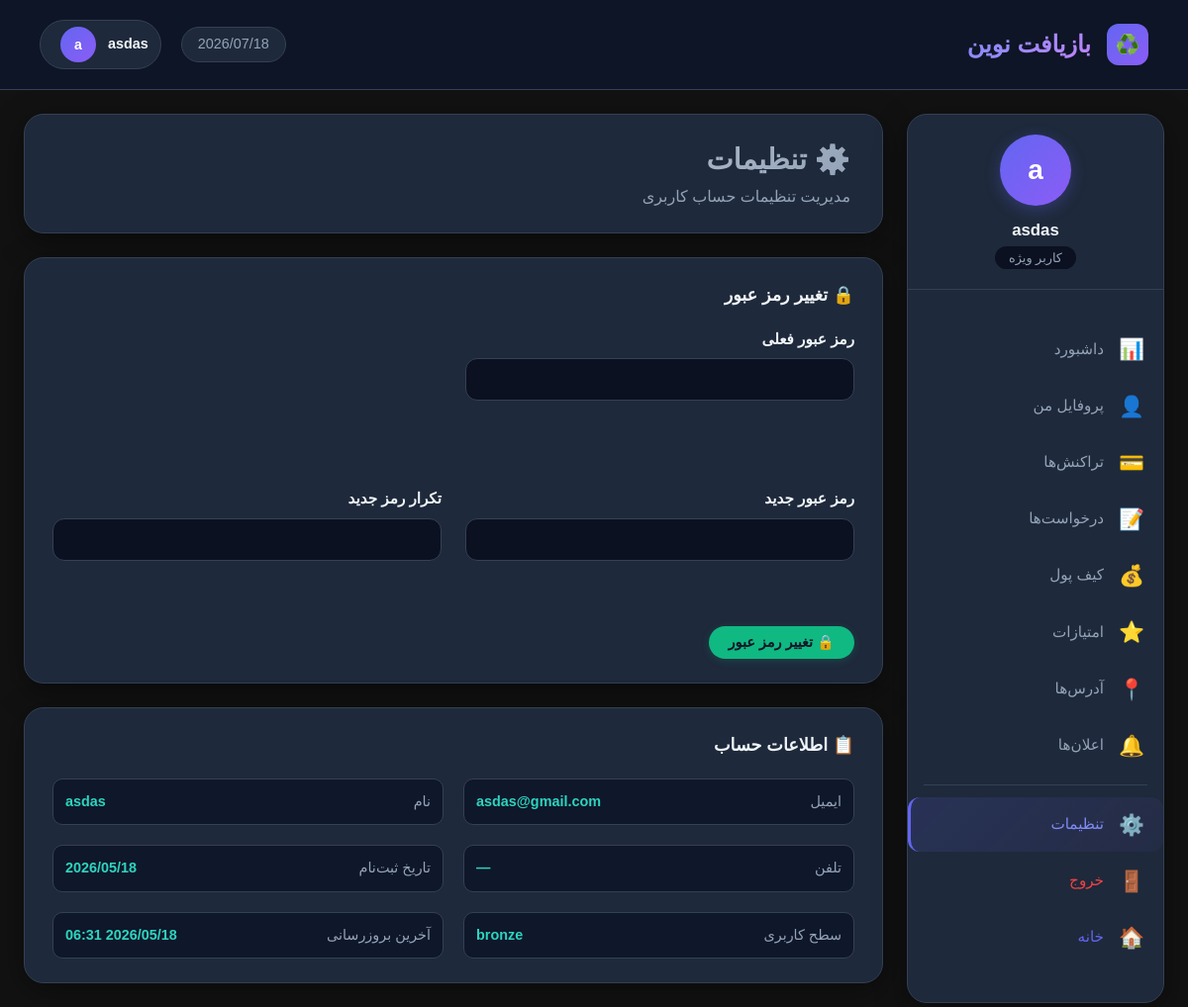
/settings (signed in), run on the app's committed database.
### tables this page shows
CREATE TABLE `users` (
  `id` int(255) NOT NULL,
  `email` varchar(255) NOT NULL,
  `password` varchar(255) NOT NULL,
  `first_name` varchar(100) DEFAULT NULL,
  `last_name` varchar(100) DEFAULT NULL,
  `phone` varchar(20) DEFAULT NULL,
  `address` text DEFAULT NULL,
  `profile_picture` varchar(255) DEFAULT NULL,
  `user_level` enum('bronze','silver','gold','diamond','vip') DEFAULT 'bronze',
  `total_points` int(11) DEFAULT 0,
  `wallet_balance` int(11) DEFAULT 0,
  `created_at` timestamp NOT NULL DEFAULT current_timestamp(),
  `updated_at` timestamp NOT NULL DEFAULT current_timestamp() ON UPDATE current_timestamp()
);

### index.php (called while the page is built, shortened)
<?php
require_once BASE_PATH . '/app/Core/Router.php';
$uri = $_SERVER['REQUEST_URI'] ?? '/';
$path = (string) parse_url($uri, PHP_URL_PATH);
$router = new Router();
$router->dispatch($_SERVER['REQUEST_METHOD'], $path);

### views/settings.php (the view, shortened to what this page needs)
<?php
require_once __DIR__ . "/inc_db.php";
$user_id = $_SESSION['user_id'];
$stmt = $db->prepare("SELECT * FROM users WHERE id = ?");
$stmt->execute([$user_id]);
$user = $stmt->fetch(PDO::FETCH_ASSOC);
$user_name = htmlspecialchars(trim($user['first_name'] . ' ' . $user['last_name']));
if (empty($user_name)) $user_name = explode('@', $user['email'])[0];
$user_initials = mb_substr($user['first_name'] ?? '', 0, 1) . mb_substr($user['last_name'] ?? '', 0, 1);
if (empty(trim($user_initials))) $user_initials = mb_substr($user['email'] ?? 'م', 0, 1);
?>
<!DOCTYPE html>
<html lang="fa" dir="rtl">
<head>
</head>
<body>
<div class="dashboard-wrapper">
    <header class="dashboard-header">
        <div class="header-content">
            <div class="header-left">
                <div class="logo-icon">♻️</div>
                <span class="logo-text">بازیافت نوین</span>
            </div>
            <div class="header-right">
                <span class="date"><?= date('Y/m/d') ?></span>
                <div class="user-profile-btn" id="sidebarToggleBtn">
                    <span class="user-name"><?= htmlspecialchars($user_name) ?></span>
                    <div class="user-avatar"><?= htmlspecialchars($user_initials) ?></div>
                </div>
            </div>
        </div>
    </header>
    <div class="dashboard-body">
        <aside class="sidebar">
            <div class="sidebar-user">
                <div class="sidebar-avatar"><?= htmlspecialchars($user_initials) ?></div>
                <div class="sidebar-username"><?= htmlspecialchars($user_name) ?></div>
                <span class="sidebar-role">کاربر ویژه</span>
            </div>
            <ul class="sidebar-menu">
                <li><a href="dashboard"><span class="icon">📊</span> داشبورد</a></li>
                <li><a href="profile"><span class="icon">👤</span> پروفایل من</a></li>
                <li><a href="transactions"><span class="icon">💳</span> تراکنش‌ها</a></li>
                <li><a href="/baziaft234/request"><span class="icon">📝</span> درخواست‌ها</a></li>
                <li><a href="wallet"><span class="icon">💰</span> کیف پول</a></li>
                <li><a href="rewards"><span class="icon">⭐</span> امتیازات</a></li>
                <li><a href="addresses"><span class="icon">📍</span> آدرس‌ها</a></li>
                <li><a href="notifications"><span class="icon">🔔</span> اعلان‌ها</a></li>
                <div class="sidebar-divider"></div>
                <li><a href="settings" class="active"><span class="icon">⚙️</span> تنظیمات</a></li>
                <li><a href="logout" style="color: var(--danger);"><span class="icon">🚪</span> خروج</a></li>
                <li><a href="index" style="color: var(--primary);"><span class="icon">🏠</span> خانه</a></li>
            </ul>
        </aside>
        <main class="main-content">
            <div class="page-header">
                <h1>⚙️ تنظیمات</h1>
                <p>مدیریت تنظیمات حساب کاربری</p>
            </div>
            <div class="card">
                <div class="card-header"><h3>🔒 تغییر رمز عبور</h3></div>
                <form method="POST">
                    <div class="form-grid">
                        <div class="form-group">
                            <label>رمز عبور فعلی</label>
                            <input type="password" name="current_password" required
                                   style="background: var(--bg-dark); border: 1px solid var(--border-color); border-radius: 12px; padding: 12px; color: var(--text-primary); width: 100%;">
                        </div>
                        <div class="form-group">
                            <label>رمز عبور جدید</label>
                            <input type="password" name="new_password" minlength="6" required
                                   style="background: var(--bg-dark); border: 1px solid var(--border-color); border-radius: 12px; padding: 12px; color: var(--text-primary); width: 100%;">
                        </div>
                        <div class="form-group">
                            <label>تکرار رمز جدید</label>
                            <input type="password" name="confirm_password" minlength="6" required
                                   style="background: var(--bg-dark); border: 1px solid var(--border-color); border-radius: 12px; padding: 12px; color: var(--text-primary); width: 100%;">
                        </div>
                    </div>
                    <button type="submit" class="btn btn-primary" style="margin-top: 16px;">🔒 تغییر رمز عبور</button>
                </form>
            </div>
            <div class="card">
                <div class="card-header"><h3>📋 اطلاعات حساب</h3></div>
                <div class="info-grid">
                    <div class="info-item">
                        <span class="info-label">ایمیل</span>
                        <span class="info-value"><?= htmlspecialchars($user['email']) ?></span>
                    </div>
                    <div class="info-item">
                        <span class="info-label">نام</span>
                        <span class="info-value"><?= htmlspecialchars($user_name) ?></span>
                    </div>
                    <div class="info-item">
                        <span class="info-label">تلفن</span>
                        <span class="info-value"><?= htmlspecialchars($user['phone'] ?? '—') ?></span>
                    </div>
                    <div class="info-item">
                        <span class="info-label">تاریخ ثبت‌نام</span>
                        <span class="info-value"><?= date('Y/m/d', strtotime($user['created_at'])) ?></span>
                    </div>
                    <div class="info-item">
                        <span class="info-label">سطح کاربری</span>
                        <span class="info-value"><?= htmlspecialchars($user['user_level'] ?? 'bronze') ?></span>
                    </div>
                    <div class="info-item">
                        <span class="info-label">آخرین بروزرسانی</span>
                        <span class="info-value"><?= date('Y/m/d H:i', strtotime($user['updated_at'])) ?></span>
                    </div>
                </div>
            </div>
        </main>
    </div>
</div>
</body>
</html>

### app/Core/Router.php (shortened to what this page needs)
<?php
class Router
{
    protected $routes = [];
    public function any($uri, $controller)
    {
        $this->routes[] = ['uri' => $uri, 'controller' => $controller];
    }
    public function dispatch($method, $uri)
    {
        foreach ($this->routes as $route) {
            if ($route['uri'] === $uri) {
                return require BASE_PATH . '/views/' . $route['controller'];
            }
        }
    }
}

### data on the page
users: email "asdas", email "a", email "asdas@gmail.com", phone "—", created_at "2026/05/18", user_level "bronze", updated_at "2026/05/18 06:31"
